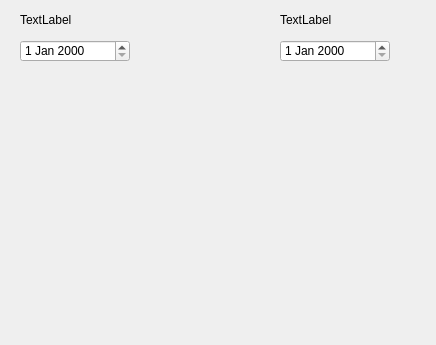
<?xml version="1.0" encoding="UTF-8"?>
<ui version="4.0">
 <class>AutoVisitsDialog</class>
 <widget class="QWidget" name="AutoVisitsDialog">
  <property name="geometry">
   <rect>
    <x>0</x>
    <y>0</y>
    <width>436</width>
    <height>345</height>
   </rect>
  </property>
  <property name="windowTitle">
   <string>Form</string>
  </property>
  <widget class="QDateEdit" name="dateEdit">
   <property name="geometry">
    <rect>
     <x>20</x>
     <y>40</y>
     <width>110</width>
     <height>22</height>
    </rect>
   </property>
  </widget>
  <widget class="QDateEdit" name="dateEdit_2">
   <property name="geometry">
    <rect>
     <x>280</x>
     <y>40</y>
     <width>110</width>
     <height>22</height>
    </rect>
   </property>
  </widget>
  <widget class="QLabel" name="label">
   <property name="geometry">
    <rect>
     <x>20</x>
     <y>10</y>
     <width>68</width>
     <height>19</height>
    </rect>
   </property>
   <property name="text">
    <string>TextLabel</string>
   </property>
  </widget>
  <widget class="QLabel" name="label_2">
   <property name="geometry">
    <rect>
     <x>280</x>
     <y>10</y>
     <width>68</width>
     <height>19</height>
    </rect>
   </property>
   <property name="text">
    <string>TextLabel</string>
   </property>
  </widget>
 </widget>
 <resources/>
 <connections/>
</ui>
